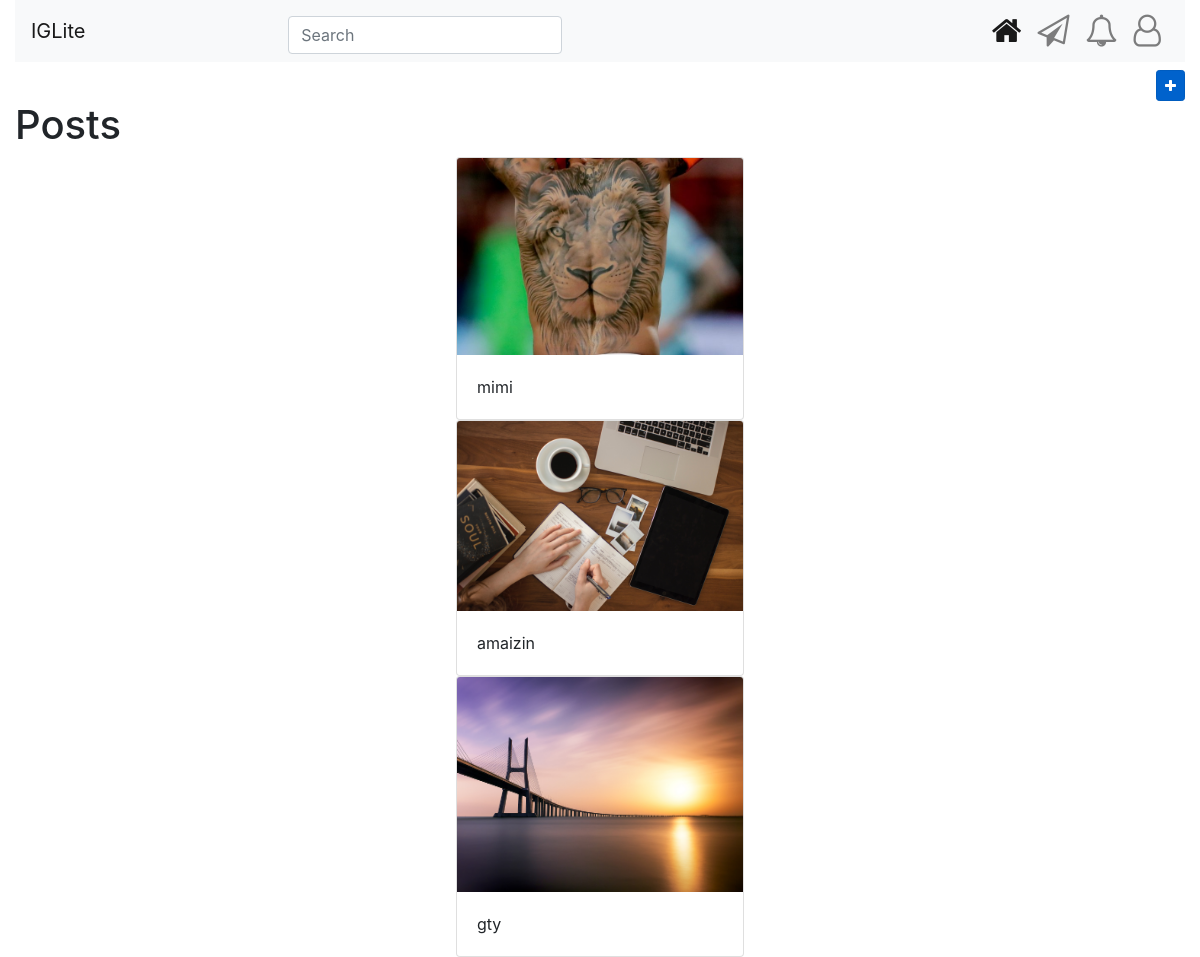
Page /post/ on the earlier database version.
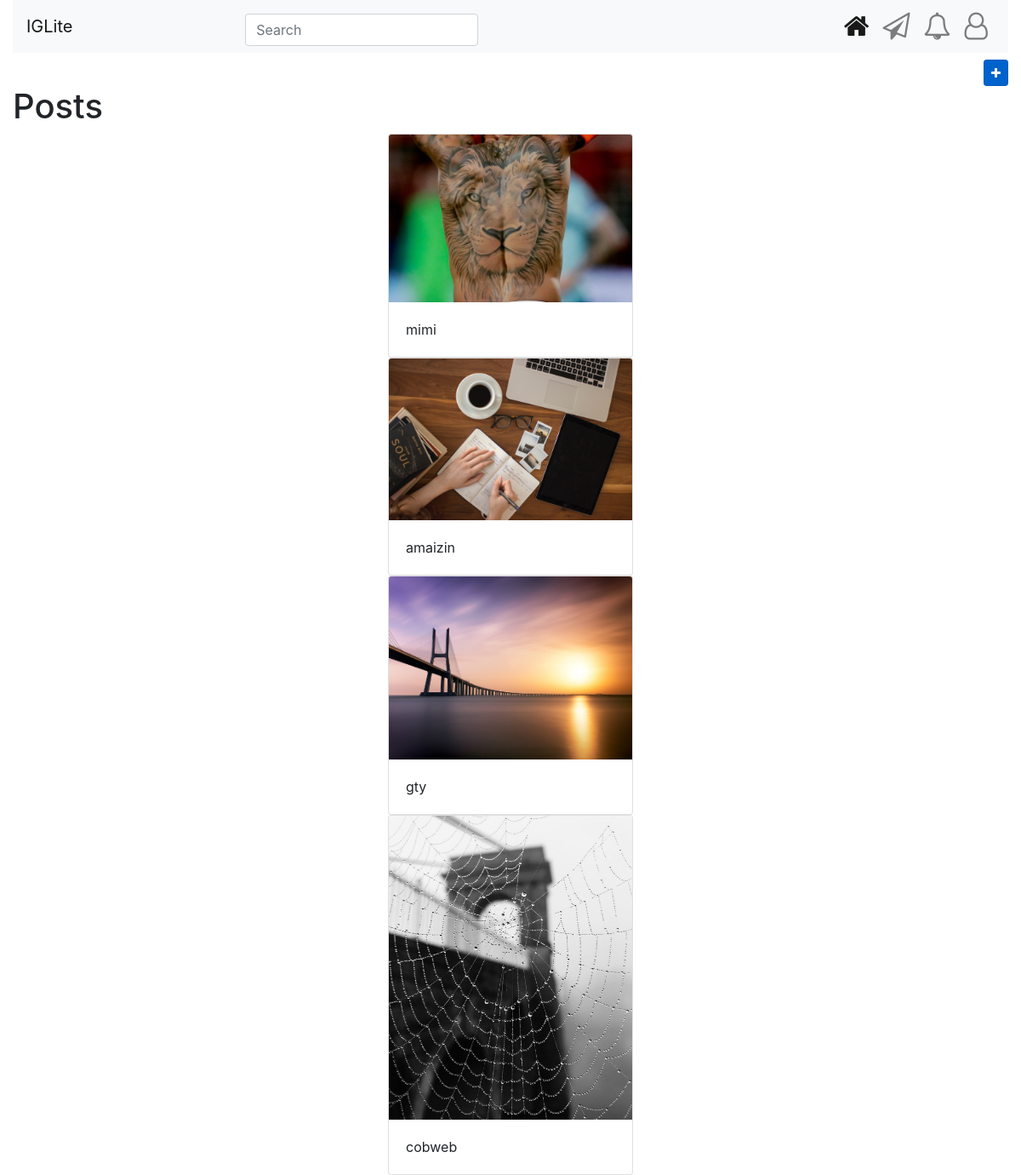
Same page on the later database version.
### insta/models.py (models this page shows, shortened)
class Post(models.Model):
    caption=models.TextField()
    posts=models.ImageField(upload_to='posts/images')

### insta/views.py (the view)
# urls.py: path('post/',views.post_list,name='insta-post_list'),
def post_list(request):
    context = {
        'posts':Post.objects.all()
    }
    return render(request, 'insta/post_list.html',context)

### insta/templates/insta/post_list.html
{% extends 'insta/base.html' %} {% block content %}
<h1>Posts</h1>
{% for post in posts %}
<div class="container d-flex justify-content-center">
	<div class="card" style="width: 18rem">
		<img src="{{post.posts.url}}" class="card-img-top" alt="..." />
		<div class="card-body">
			<p class="card-text">{{post.caption}}</p>
		</div>
	</div>
</div>
{% endfor %} {% endblock content %}

Differences in the rows shown:
added Post: posts (picture), caption "cobweb"
